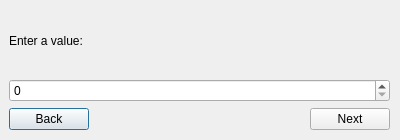
<?xml version="1.0" encoding="UTF-8"?>
<ui version="4.0">
 <class>Dialog</class>
 <widget class="QDialog" name="Dialog">
  <property name="windowModality">
   <enum>Qt::ApplicationModal</enum>
  </property>
  <property name="geometry">
   <rect>
    <x>0</x>
    <y>0</y>
    <width>400</width>
    <height>140</height>
   </rect>
  </property>
  <property name="windowTitle">
   <string>Number Dialog</string>
  </property>
  <widget class="QWidget" name="verticalLayoutWidget">
   <property name="geometry">
    <rect>
     <x>9</x>
     <y>9</y>
     <width>381</width>
     <height>121</height>
    </rect>
   </property>
   <layout class="QVBoxLayout" name="mainLayout">
    <item>
     <widget class="QLabel" name="label">
      <property name="text">
       <string>Enter a value:</string>
      </property>
     </widget>
    </item>
    <item>
     <widget class="QSpinBox" name="spinBox"/>
    </item>
    <item>
     <layout class="QHBoxLayout" name="horizontalLayout">
      <item>
       <widget class="QPushButton" name="goBack">
        <property name="text">
         <string>Back</string>
        </property>
       </widget>
      </item>
      <item>
       <spacer name="horizontalSpacer">
        <property name="orientation">
         <enum>Qt::Horizontal</enum>
        </property>
        <property name="sizeHint" stdset="0">
         <size>
          <width>40</width>
          <height>20</height>
         </size>
        </property>
       </spacer>
      </item>
      <item>
       <widget class="QPushButton" name="goNext">
        <property name="text">
         <string>Next</string>
        </property>
       </widget>
      </item>
     </layout>
    </item>
   </layout>
  </widget>
 </widget>
 <resources/>
 <connections/>
</ui>
